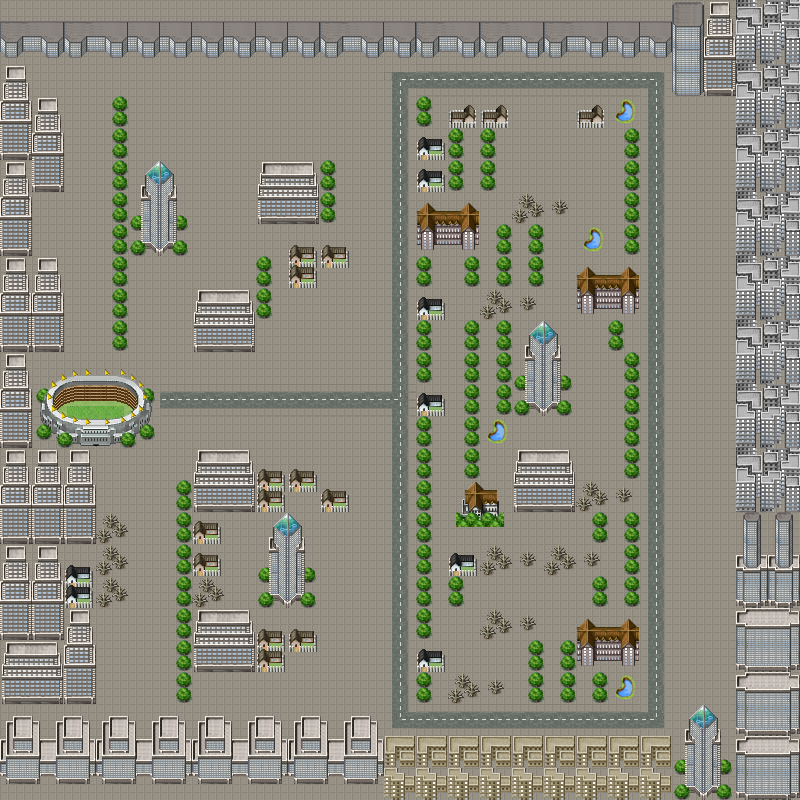

A level layout from a 2D game, rendered from its tile map. Below: a short description, then the map file with tile-grid data replaced by summaries:
An orthogonal 25x25 tile map with 32x32 px tiles, 3 tile layers (Ground, Road, Buildings) and 16 objects.

<map version="1.0" orientation="orthogonal" renderorder="right-down" width="25" height="25" tilewidth="32" tileheight="32" nextobjectid="18">
 <tileset firstgid="1" name="CitySet" tilewidth="32" tileheight="32">
  <image source="TileE-1.png" width="512" height="512" />
 </tileset>
 <layer name="Ground" width="25" height="25">
  <data>[625 cells, 625 non-empty, 1 distinct tile ids]</data>
 </layer>
 <layer name="Road" width="25" height="25">
  <data>[625 cells, 62 non-empty, 7 distinct tile ids]</data>
 </layer>
 <layer name="Buildings" width="25" height="25">
  <data>[625 cells, 381 non-empty, 77 distinct tile ids]</data>
 </layer>
 <objectgroup color="#3ba430" name="Minigame">
  <object id="1" x="385" y="66" width="32" height="32" />
  <object id="3" x="382" y="223" width="32" height="32" />
  <object id="4" x="636" y="66" width="32" height="32" />
  <object id="5" x="640" y="356" width="32" height="32" />
  <object id="6" x="635" y="701" width="32" height="32" />
  <object id="7" x="385" y="698" width="32" height="32" />
  <object id="8" x="381" y="526" width="32" height="32" />
  <object id="9" x="383" y="384" width="32" height="32" />
 </objectgroup>
 <objectgroup color="#a43232" name="Collision">
  <object id="10" x="73" y="67" width="308" height="310" />
  <object id="11" x="73" y="418" width="308" height="311" />
  <object id="12" x="419" y="99" width="217" height="607" />
  <object id="13" x="669" y="59" width="113" height="671" />
  <object id="14" x="376" y="6" width="291.5" height="57.5" />
  <object id="15" x="377.25" y="732.25" width="317.75" height="57.5" />
  <object id="16" x="48" y="384" width="94" height="36" />
 </objectgroup>
 <objectgroup name="HeroHeadquarters">
  <object id="17" x="157" y="381" width="32" height="32" />
 </objectgroup>
</map>
